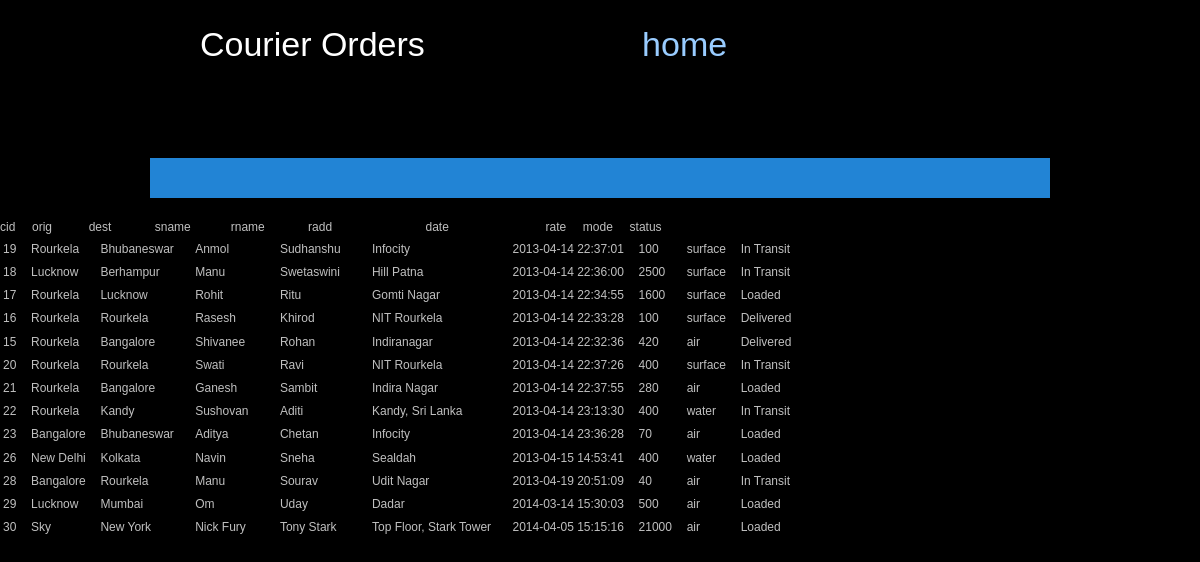
Page /viewce.php on the committed database.
### tables this page shows
CREATE TABLE IF NOT EXISTS `courier_table` (
  `cid` int(5) NOT NULL AUTO_INCREMENT,
  `orig` varchar(20) NOT NULL,
  `dest` varchar(20) NOT NULL,
  `sname` varchar(20) NOT NULL,
  `rname` varchar(20) NOT NULL,
  `radd` varchar(50) NOT NULL,
  `date` timestamp NOT NULL DEFAULT CURRENT_TIMESTAMP,
  `rate` float NOT NULL,
  `mode` varchar(10) NOT NULL,
  `status` varchar(20) NOT NULL DEFAULT 'Loaded',
  PRIMARY KEY (`cid`)
);

### viewce.php (the view, shortened to what this page needs)
<!DOCTYPE html PUBLIC "-//W3C//DTD XHTML 1.0 Transitional//EN" "http://www.w3.org/TR/xhtml1/DTD/xhtml1-transitional.dtd">
<html xmlns="http://www.w3.org/1999/xhtml">
<head>
</head>
<body>
		<?php
			$con=mysql_connect("localhost","root","");
			$sql="select * from courier_table";
			$result=mysql_query($sql,$con);
			include("report4.php");
			if(!$result)
			{
			echo "Incorrect details !" . "</br>";
			include 'employee.php';
			}
			else {
			echo "<table>";
			while( $row=mysql_fetch_row($result))
			{
				echo "<tr><td>$row[0]</td><td>&nbsp;&nbsp;</td><td>$row[1]</td><td>&nbsp;&nbsp;</td><td>$row[2]</td><td>&nbsp;&nbsp;&nbsp;&nbsp;</td><td>$row[3]</td><td>&nbsp;&nbsp;&nbsp;&nbsp;&nbsp;&nbsp;&nbsp;</td><td>$row[4]</td><td>&nbsp;&nbsp;&nbsp;&nbsp;&nbsp;&nbsp;&nbsp;</td><td>$row[5]</td><td>&nbsp;&nbsp;&nbsp;&nbsp;</td><td>$row[6]</td><td>&nbsp;&nbsp;</td><td>$row[7]</td><td>&nbsp;&nbsp;</td><td>$row[8]</td><td>&nbsp;&nbsp;</td><td>$row[9]</td></tr>";
			}
			echo "</table>"; }
        ?>
</body>
</html>

### templatemo_style.css (style rules this page uses)
body { margin: 0; padding: 0; color: #c0c0c0; font-size: 12px; line-height: 1.6em; font-family: "Lucida Sans Unicode", "Lucida Grande", sans-serif; background-color: #000; }

### report4.php (style rules this page uses)
body { background-color:#2781BA; background-image:url('images/bg1.gif'); }
table { border: 0px red solid; padding-top:0px; margin-top:0px; cellspacing:0px; cellpadding:0px; }
td { border:0px green dotted; }

### rows in the picture
courier_table: cid "19", orig "Rourkela", dest "Bhubaneswar", sname "Anmol", rname "Sudhanshu", radd "Infocity", date "2013-04-14 22:37:01", rate "100", mode "surface", status "In Transit"
courier_table: cid "18", orig "Lucknow", dest "Berhampur", sname "Manu", rname "Swetaswini", radd "Hill Patna", date "2013-04-14 22:36:00", rate "2500", mode "surface", status "In Transit"
courier_table: cid "17", orig "Rourkela", dest "Lucknow", sname "Rohit", rname "Ritu", radd "Gomti Nagar", date "2013-04-14 22:34:55", rate "1600", mode "surface", status "Loaded"
courier_table: cid "16", orig "Rourkela", dest "Rourkela", sname "Rasesh", rname "Khirod", radd "NIT Rourkela", date "2013-04-14 22:33:28", rate "100", mode "surface", status "Delivered"
courier_table: cid "15", orig "Rourkela", dest "Bangalore", sname "Shivanee", rname "Rohan", radd "Indiranagar", date "2013-04-14 22:32:36", rate "420", mode "air", status "Delivered"
courier_table: cid "20", orig "Rourkela", dest "Rourkela", sname "Swati", rname "Ravi", radd "NIT Rourkela", date "2013-04-14 22:37:26", rate "400", mode "surface", status "In Transit"
courier_table: cid "21", orig "Rourkela", dest "Bangalore", sname "Ganesh", rname "Sambit", radd "Indira Nagar", date "2013-04-14 22:37:55", rate "280", mode "air", status "Loaded"
courier_table: cid "22", orig "Rourkela", dest "Kandy", sname "Sushovan", rname "Aditi", radd "Kandy, Sri Lanka", date "2013-04-14 23:13:30", rate "400", mode "water", status "In Transit"
courier_table: cid "23", orig "Bangalore", dest "Bhubaneswar", sname "Aditya", rname "Chetan", radd "Infocity", date "2013-04-14 23:36:28", rate "70", mode "air", status "Loaded"
courier_table: cid "26", orig "New Delhi", dest "Kolkata", sname "Navin", rname "Sneha", radd "Sealdah", date "2013-04-15 14:53:41", rate "400", mode "water", status "Loaded"
courier_table: cid "28", orig "Bangalore", dest "Rourkela", sname "Manu", rname "Sourav", radd "Udit Nagar", date "2013-04-19 20:51:09", rate "40", mode "air", status "In Transit"
courier_table: cid "29", orig "Lucknow", dest "Mumbai", sname "Om", rname "Uday", radd "Dadar", date "2014-03-14 15:30:03", rate "500", mode "air", status "Loaded"
courier_table: cid "30", orig "Sky", dest "New York", sname "Nick Fury", rname "Tony Stark", radd "Top Floor, Stark Tower", date "2014-04-05 15:15:16", rate "21000", mode "air", status "Loaded"
